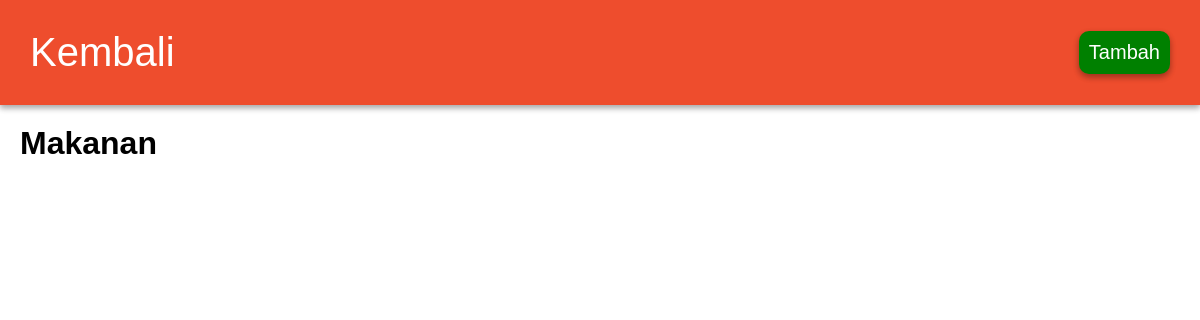
The page /kategori.php?kategori=Makanan on the database as committed earlier.
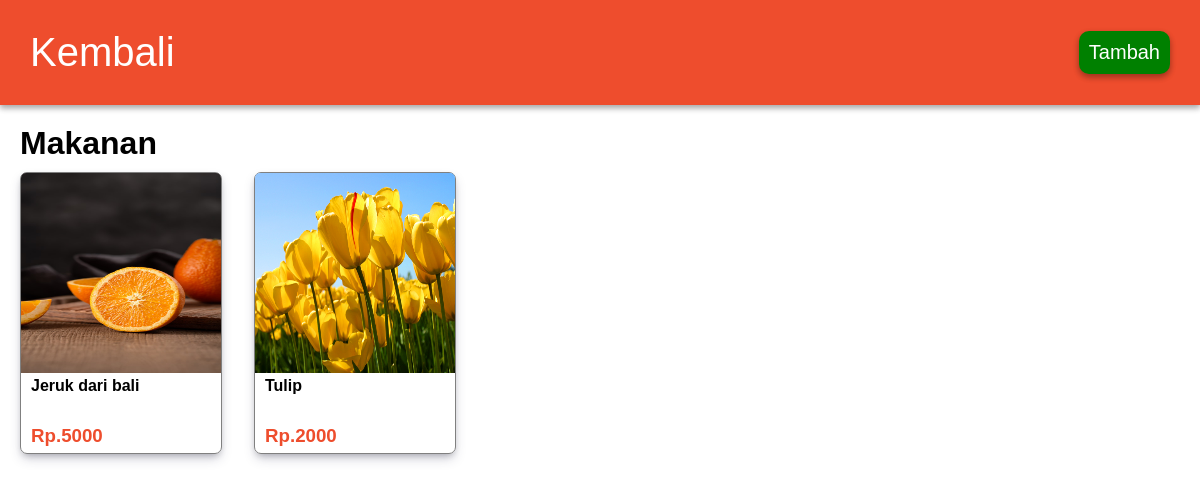
The same page on the database as committed later.
### tables this page shows
CREATE TABLE `produk` (
  `id` int(11) NOT NULL,
  `produk` varchar(50) DEFAULT NULL,
  `keterangan` varchar(200) DEFAULT NULL,
  `harga` int(11) DEFAULT NULL,
  `img` varchar(50) DEFAULT NULL,
  `id_komen` varchar(50) DEFAULT NULL,
  `kategori` varchar(50) DEFAULT NULL
);

### fungsi.php (called while the page is built, shortened)
<?php
$conn = mysqli_connect('localhost','root','','shop');
function ambil($query){
    global $conn;
    $result = mysqli_query($conn,$query);
    $rows = [];
    while($row = mysqli_fetch_assoc($result) ){
        $rows[] = $row;
    }
    return $rows;
}
?>

### kategori.php (the view, shortened to what this page needs)
<?php
require 'fungsi.php';
$kategori = $_GET["kategori"];
$produk = ambil("SELECT * FROM produk WHERE kategori like '%$kategori%' ");
?>
<!DOCTYPE html>
<html lang="en">
<head>
    <link rel="stylesheet" href="css/kategori.css">
</head>
<body>
<div class="navbar">
        <a href="index.php"><h1>Kembali</h1></a>
        <ul>
            <li><a href="tambah.php">Tambah</a></li>
        </ul>
    </div>
<div class="kelompok">
    <h1><?= $kategori ?></h1>
    <ul class="produk">
            <?php foreach($produk as $produknya) : ?>
            <li>
                <div class="isi">
                    <a href="produk.php?id=<?= $produknya["id"] ?>">
                        <img src="img/<?= $produknya["img"] ?>">
                        <h4 ><?= $produknya["produk"] ?></h4>
                        <h3>Rp.<?= $produknya["harga"] ?></h3>
                    </a>
                </div>
            </li>
            <?php endforeach ; ?>
        </ul>
</div>
</body>
</html>

Rows that differ between the two databases and show on the page:
now on this page (row edited): produk: img (picture), produk "Jeruk dari bali", harga "5000"
now on this page (row edited): produk: img (picture), produk "Tulip", harga "2000"
